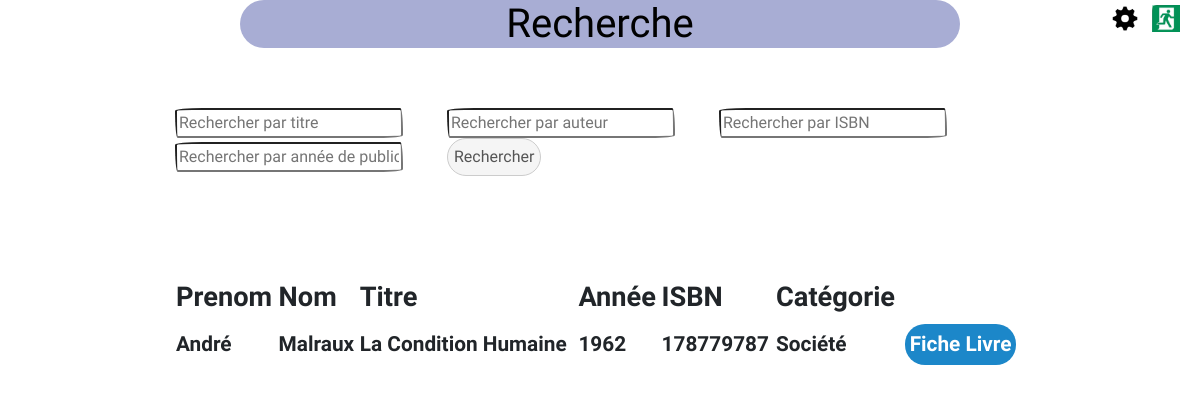
The page /recherche.php?Recherche_Titre=La Condition Humaine on the database its author committed.
### tables this page shows
CREATE TABLE IF NOT EXISTS `livre` (
  `Id_Livre` smallint(5) UNSIGNED NOT NULL AUTO_INCREMENT,
  `Titre` varchar(40) DEFAULT NULL,
  `Synopsis` varchar(600) DEFAULT NULL,
  `Nombre_Pages` smallint(5) UNSIGNED DEFAULT NULL,
  `ISBN` bigint(5) UNSIGNED DEFAULT NULL,
  `Annee_Publication` int(5) DEFAULT NULL,
  `Validation_Livre` varchar(50) DEFAULT NULL,
  `Id_Editeur` smallint(5) UNSIGNED DEFAULT NULL,
  `Id_Langue` smallint(5) UNSIGNED DEFAULT NULL,
  PRIMARY KEY (`Id_Livre`),
  KEY `FK_Livre_Id_Editeur` (`Id_Editeur`),
  KEY `FK_Livre_Id_Langue` (`Id_Langue`)
);

CREATE TABLE IF NOT EXISTS `auteur` (
  `Id_Auteur` smallint(5) UNSIGNED NOT NULL AUTO_INCREMENT,
  `Nom_Auteur` varchar(25) DEFAULT NULL,
  `Prenom_Auteur` varchar(25) DEFAULT NULL,
  PRIMARY KEY (`Id_Auteur`)
);

CREATE TABLE IF NOT EXISTS `categories` (
  `Id_Categorie` smallint(5) UNSIGNED NOT NULL AUTO_INCREMENT,
  `Nom_Categorie` varchar(25) DEFAULT NULL,
  PRIMARY KEY (`Id_Categorie`)
);

### includes.php (called while the page is built)
<?php
include_once 'connexionBD.php';
$DB = new connexionDB();
?>

### connexionBD.php (called while the page is built, shortened)
<?php
class connexionDB {
	private $host ='localhost';
	private $name ='mediatheque';
	private $user ='root';
	private $pass ='';
	private $connexion;
	function __construct($host=null,$name=null,$user=null,$pass=null){
		try{
			$this->connexion = new PDO('mysql:host='.$this->host.';dbname='.$this->name,
				$this->user,$this->pass,array(
				PDO::MYSQL_ATTR_INIT_COMMAND => 'SET NAMES UTF8',
				PDO::ATTR_ERRMODE => PDO::ERRMODE_WARNING
			));
		}catch (PDOException $e){
			echo 'Erreur : Impossible de se connecter à la BDD !';die();
		}
		}
	public function query($sql , $data=array()){
 			$req = $this->connexion->prepare($sql);
 			$req->execute($data);
 			return $req;
		}
}
?>

### recherche.php (the view, shortened to what this page needs)
<?php
include_once('includes.php');
if (isset($_GET["Recherche_Titre"]) and !empty($_GET["Recherche_Titre"])) {
    $rechercheTitre = htmlspecialchars(trim($_GET["Recherche_Titre"]));
}
if (isset($rechercheTitre) and !empty($rechercheTitre)) {
    $req = $DB->query(
        'SELECT Prenom_Auteur,Nom_Auteur,Titre,Annee_publication,Nom_Categorie,livre.Id_Livre,Synopsis,ISBN FROM livre
    INNER JOIN ecrit_par ON livre.Id_Livre = ecrit_par.Id_Livre
    INNER JOIN auteur ON auteur.Id_Auteur = ecrit_par.Id_Auteur
    INNER JOIN trie_par ON trie_par.Id_Livre = livre.Id_Livre
    INNER JOIN categories ON categories.Id_Categorie = trie_par.Id_Categorie
    WHERE Titre = :Titre',
        array('Titre' => $rechercheTitre)
    );
}
?>
<!DOCTYPE html>
<html>
<head>
    <link rel="stylesheet" type="text/css" href="./style-CSS.css">
    <link rel="stylesheet" type="text/css" href="https://bootswatch.com/4/sketchy/bootstrap.min.css">
</head>
<body>
    <div class="formTab">
        <h1 class="index-h1">Recherche</h1>
        <form class='form' method="GET" action="recherche.php">
            <input class="boutonRecherche" type="text" name="Recherche_Titre" placeholder="Rechercher par titre">
            <input class="boutonRecherche" type="text" name="Recherche_Auteur" placeholder="Rechercher par auteur">
            <input class="boutonRecherche" type="text" name="Recherche_Isbn" placeholder="Rechercher par ISBN">
            <input class="boutonRecherche" type="text" name="Recherche_Annee" placeholder="Rechercher par année de publication">
            <button class="bouton">Rechercher</button>
        </form>
        <table class='tab'>
            <tr>
                <th class="tailleEcritureTitreTableau">Prenom</th>
                <th class="tailleEcritureTitreTableau">Nom</th>
                <th class="tailleEcritureTitreTableau">Titre</th>
                <th class="tailleEcritureTitreTableau">Année</th>
                <th class="tailleEcritureTitreTableau">ISBN</th>
                <th class="tailleEcritureTitreTableau">Catégorie</th>
            </tr>
            <?php foreach ($req as $r) { ?>
                <tr>
                    <td class="tailleEcriture"> <?= $r["Prenom_Auteur"] ?> </td>
                    <td class="tailleEcriture"> <?= $r["Nom_Auteur"] ?> </td>
                    <td class="tailleEcriture"><?= $r["Titre"] ?></td>
                    <td class="tailleEcriture"><?= $r["Annee_publication"] ?></td>
                    <td class="tailleEcriture"> <?= $r["ISBN"] ?> </td>
                    <td class="tailleEcriture"> <?= $r["Nom_Categorie"] ?> </td>
                    <td  class="tailleEcriture"><a id="ficheLivre" href="ficheLivre.php?id=<?= $r['Id_Livre'] ?>">Fiche Livre</a></td>
                </tr>
            <?php } ?>
        </table>
    </div>
    <br />
    <button id="deconnexion_bouton" class="bouton_Deco" name="deconnexion" onclick="document.location.href='deconnexion.php'"><img src=image/deco.png height="25" weight="25"></button>
    <button id="modifInfos_bouton" class="bouton_Modif" name="modifierInfosPerso" onclick="document.location.href='formulaireModifInfo.php'"><img src=image/gear.png height="25" weight="25"></button>
</body>
</html>

### style-CSS.css (style rules this page uses)
.index-h1 { text-align: center; color: #000000; border-style: solid #080808; background-color: #a8add4; margin: 0% 20% 5% 20%; border-radius:35px 35px; }
.bouton { text-align: center; border-radius:35px 35px; background: #f5f5f5; border:black; color:#555; font:bold 12px; padding:6px 6px; border:1px solid #ccc; }
.bouton_Modif { display: block; right: 10px; top: 0; position: absolute ; margin-right: 40px; margin-top: 5px; text-align: center; font:bold 12px; border-radius:35px 35px; background: #f5f5f5; border:white; padding:1px 1px; background: url(image/gear.png); }
.bouton_Deco { display: block; right: 10px; top: 0; position: absolute ; margin-right: 10px; margin-top: 5px; text-align: center; font:bold 12px; background: #f5f5f5; border:white; padding:1px 1px; background: url(image/deco.png); }
.form { margin-left: auto; margin-right: auto; width: 850px; padding-bottom: 100px; }
.tab { margin-left: auto; margin-right: auto; width: 850px; }
.boutonRecherche { margin-right: 40px; }
.tailleEcriture { font-size: 1.3em; }
.tailleEcritureTitreTableau { font-size: 1.7em; font-style: bold; }
#ficheLivre { background-color: #1c87c9; border: none; color: white; padding: 5px 5px; text-align: center; text-decoration: none; display: inline-block; margin: 4px 2px; cursor: pointer; border-radius: 20px; }

### rows shown on the page
livre: auteur.Prenom_Auteur "André", auteur.Nom_Auteur "Malraux", Titre "La Condition Humaine", Annee_Publication "1962", ISBN "178779787", categories.Nom_Categorie "Société"
